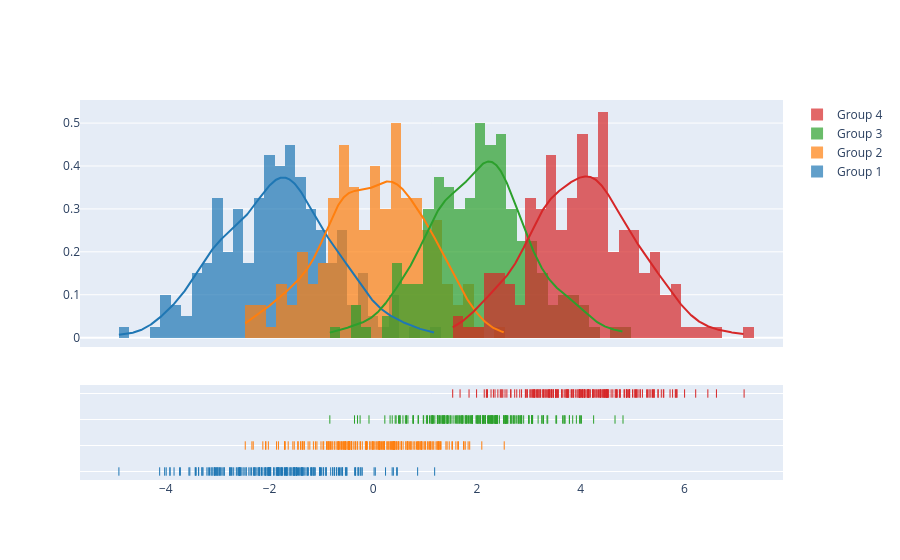

Notebook source saved alongside this figure:
### Code cell
import plotly.figure_factory as ff

# Add histogram data
x1 = np.random.randn(200) - 2
x2 = np.random.randn(200)
x3 = np.random.randn(200) + 2
x4 = np.random.randn(200) + 4

# Group data together
hist_data = [x1, x2, x3, x4]

group_labels = ['Group 1', 'Group 2', 'Group 3', 'Group 4']

# Create distplot with custom bin_size
fig = ff.create_distplot(hist_data, group_labels, bin_size=.2)
fig.show()

### Figure 1 — Plotly figure (JSON) as saved in the notebook; plotly's stock layout.template omitted (floating-point values rounded to 4 significant figures; data arrays with more than 128 entries replaced by an {"elided": "..."} marker saying what was removed)
{"data": [{"autobinx": false, "histnorm": "probability density", "legendgroup": "Group 1", "marker": {"color": "rgb(31, 119, 180)"}, "name": "Group 1", "opacity": 0.7, "type": "histogram", "x": {"elided": "200 float values"}, "xaxis": "x", "xbins": {"end": 1.183, "size": 0.2, "start": -4.904}, "yaxis": "y"}, {"autobinx": false, "histnorm": "probability density", "legendgroup": "Group 2", "marker": {"color": "rgb(255, 127, 14)"}, "name": "Group 2", "opacity": 0.7, "type": "histogram", "x": {"elided": "200 float values"}, "xaxis": "x", "xbins": {"end": 2.524, "size": 0.2, "start": -2.468}, "yaxis": "y"}, {"autobinx": false, "histnorm": "probability density", "legendgroup": "Group 3", "marker": {"color": "rgb(44, 160, 44)"}, "name": "Group 3", "opacity": 0.7, "type": "histogram", "x": {"elided": "200 float values"}, "xaxis": "x", "xbins": {"end": 4.814, "size": 0.2, "start": -0.8376}, "yaxis": "y"}, {"autobinx": false, "histnorm": "probability density", "legendgroup": "Group 4", "marker": {"color": "rgb(214, 39, 40)"}, "name": "Group 4", "opacity": 0.7, "type": "histogram", "x": {"elided": "200 float values"}, "xaxis": "x", "xbins": {"end": 7.148, "size": 0.2, "start": 1.531}, "yaxis": "y"}, {"legendgroup": "Group 1", "marker": {"color": "rgb(31, 119, 180)"}, "mode": "lines", "name": "Group 1", "showlegend": false, "type": "scatter", "x": {"elided": "500 float values"}, "xaxis": "x", "y": {"elided": "500 float values"}, "yaxis": "y"}, {"legendgroup": "Group 2", "marker": {"color": "rgb(255, 127, 14)"}, "mode": "lines", "name": "Group 2", "showlegend": false, "type": "scatter", "x": {"elided": "500 float values"}, "xaxis": "x", "y": {"elided": "500 float values"}, "yaxis": "y"}, {"legendgroup": "Group 3", "marker": {"color": "rgb(44, 160, 44)"}, "mode": "lines", "name": "Group 3", "showlegend": false, "type": "scatter", "x": {"elided": "500 float values"}, "xaxis": "x", "y": {"elided": "500 float values"}, "yaxis": "y"}, {"legendgroup": "Group 4", "marker": {"color": "rgb(214, 39, 40)"}, "mode": "lines", "name": "Group 4", "showlegend": false, "type": "scatter", "x": {"elided": "500 float values"}, "xaxis": "x", "y": {"elided": "500 float values"}, "yaxis": "y"}, {"legendgroup": "Group 1", "marker": {"color": "rgb(31, 119, 180)", "symbol": "line-ns-open"}, "mode": "markers", "name": "Group 1", "showlegend": false, "type": "scatter", "x": {"elided": "200 float values"}, "xaxis": "x", "y": {"elided": "200 str values"}, "yaxis": "y2"}, {"legendgroup": "Group 2", "marker": {"color": "rgb(255, 127, 14)", "symbol": "line-ns-open"}, "mode": "markers", "name": "Group 2", "showlegend": false, "type": "scatter", "x": {"elided": "200 float values"}, "xaxis": "x", "y": {"elided": "200 str values"}, "yaxis": "y2"}, {"legendgroup": "Group 3", "marker": {"color": "rgb(44, 160, 44)", "symbol": "line-ns-open"}, "mode": "markers", "name": "Group 3", "showlegend": false, "type": "scatter", "x": {"elided": "200 float values"}, "xaxis": "x", "y": {"elided": "200 str values"}, "yaxis": "y2"}, {"legendgroup": "Group 4", "marker": {"color": "rgb(214, 39, 40)", "symbol": "line-ns-open"}, "mode": "markers", "name": "Group 4", "showlegend": false, "type": "scatter", "x": {"elided": "200 float values"}, "xaxis": "x", "y": {"elided": "200 str values"}, "yaxis": "y2"}], "layout": {"barmode": "overlay", "hovermode": "closest", "legend": {"traceorder": "reversed"}, "xaxis": {"anchor": "y2", "domain": [0.0, 1.0], "zeroline": false}, "yaxis": {"anchor": "free", "domain": [0.35, 1], "position": 0.0}, "yaxis2": {"anchor": "x", "domain": [0, 0.25], "dtick": 1, "showticklabels": false}}}
